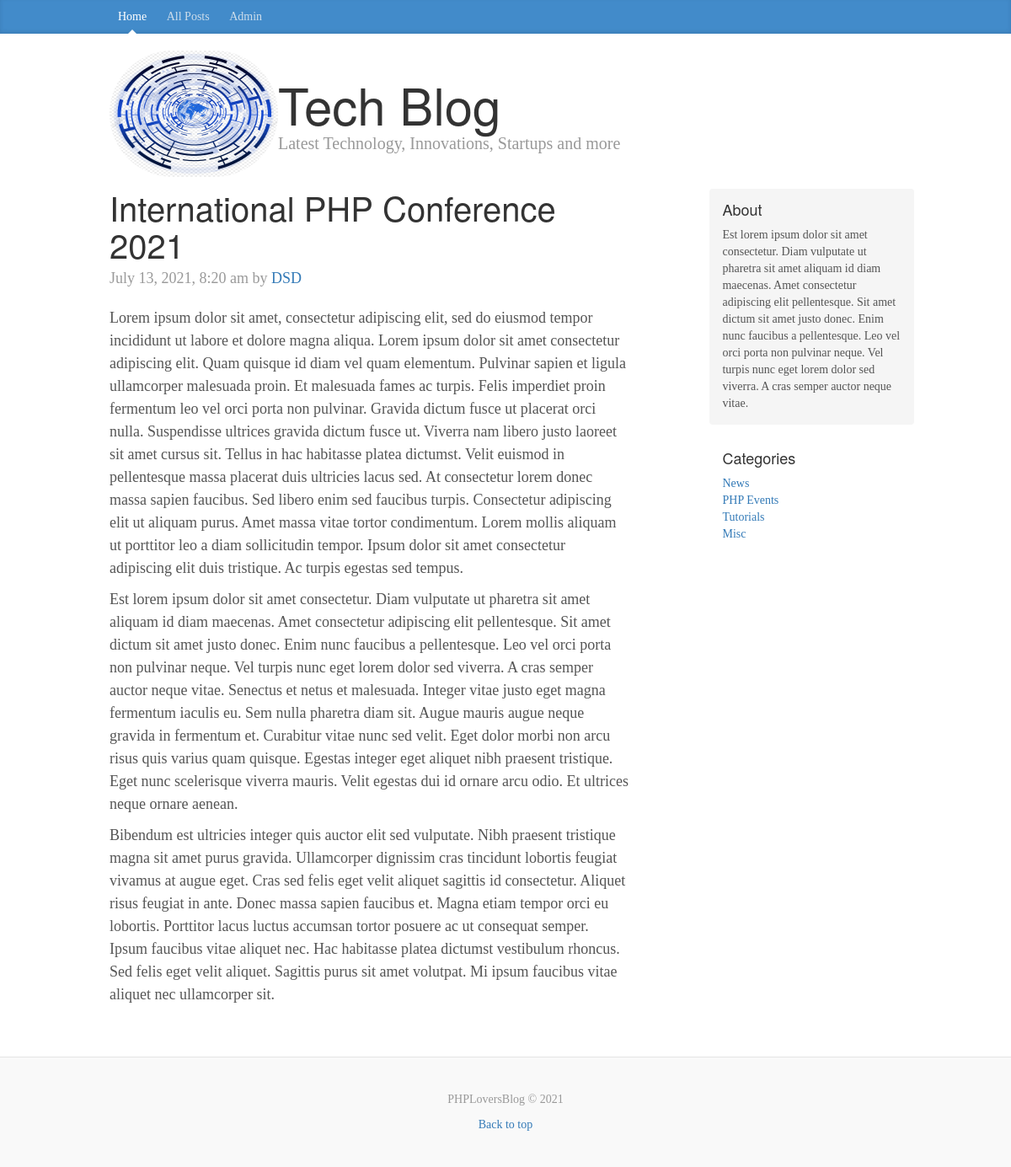
The page /post.php?id=1 on the database its author committed.
### tables this page shows
CREATE TABLE `posts` (
  `id` int(11) NOT NULL,
  `category` int(11) NOT NULL,
  `title` varchar(255) NOT NULL,
  `body` text NOT NULL,
  `author` varchar(255) NOT NULL,
  `tags` varchar(255) NOT NULL,
  `date` timestamp NOT NULL DEFAULT current_timestamp()
);

CREATE TABLE `categories` (
  `id` int(11) NOT NULL,
  `name` varchar(255) NOT NULL
);

### libraries/Database.php (called while the page is built, shortened)
<?php
    class Database{
        public $host=DB_HOST;
        public $username=DB_USER;
        public $password=DB_PASS;
        public $db_name=DB_NAME;
        public $link;
        private function connect(){
            $this->link=new mysqli($this->host,$this->username,$this->password,$this->db_name);
        }
        public function select($query){
            $result=$this->link->query($query) or die($this->link->error.__LINE__);
            if($result->num_rows>0){
                return $result;
            }
            else{
                return false;
            }
        }
    }
?>

### helpers/format_helper.php (called while the page is built, shortened)
<?php
    function formatDate($date){
        return date('F j, Y, g:i a',strtotime($date));
    }
?>

### config/config.php (called while the page is built, shortened)
<?php
$site_description="Est lorem ipsum dolor sit amet consectetur. Diam vulputate ut pharetra sit amet aliquam id diam maecenas. Amet consectetur adipiscing elit pellentesque. Sit amet dictum sit amet justo donec. Enim nunc faucibus a pellentesque. Leo vel orci porta non pulvinar neque. Vel turpis nunc eget lorem dolor sed viverra. A cras semper auctor neque vitae."
?>

### post.php (the view)
<?php include 'includes/header.php'; ?>
<?php
    $id=$_GET['id'];
    $db=new Database();
    $query= "SELECT * from posts where id=".$id;
    $post=$db->select($query)->fetch_assoc();
    $query= "SELECT * from categories";
    $categories=$db->select($query);
?>
<div class="blog-post">
    <h2 class="blog-post-title"><?php echo $post['title'];?></h2>
    <p class="blog-post-meta"><?php echo formatDate($post['date']).' by ';?><a href="#"><?php echo $post['author'];?></a></p>
        <?php echo $post['body'];?>
</div>
<?php include 'includes/footer.php'; ?>

### includes/footer.php (shortened to what this page needs)
</div>
        <div class="col-sm-3 col-sm-offset-1 blog-sidebar">
          <div class="sidebar-module sidebar-module-inset">
            <h4>About</h4>
            <p><?php echo $site_description;?></p>
          </div>
          <div class="sidebar-module">
            <h4>Categories</h4>
            <?php if($categories): ?>
            <ol class="list-unstyled">
              <?php while($row=$categories->fetch_assoc()): ?>
                <li><a href="posts.php?category=<?php echo $row['id']; ?> "><?php echo $row['name'];?></a></li>
              <?php endwhile; ?>
            </ol>
            <?php else: ?>
                <p>There are not categories yet</p>
            <?php endif; ?>
          </div>
        </div>
      </div>
    </div>
    <footer class="blog-footer">
      <p>PHPLoversBlog &copy; 2021 </p>
      <p>
        <a href="#">Back to top</a>
      </p>
    </footer>
  </body>
</html>

### css/custom.css (style rules this page uses)
body { font-family: Georgia, "Times New Roman", Times, serif; color: #555; }
h1, .h1, h2, .h2, h3, .h3, h4, .h4, h5, .h5, h6, .h6 { margin-top: 0; font-family: "Helvetica Neue", Helvetica, Arial, sans-serif; font-weight: 400; color: #333; }
.sidebar-module { padding: 15px; margin: 0 -15px 15px; }
.sidebar-module-inset { padding: 15px; background-color: #f5f5f5; border-radius: 4px; }
.sidebar-module-inset p:last-child, .sidebar-module-inset ul:last-child, .sidebar-module-inset ol:last-child { margin-bottom: 0; }
.blog-post { margin-bottom: 60px; }
.blog-post-title { margin-bottom: 5px; font-size: 40px; }
.blog-post-meta { margin-bottom: 20px; color: #999; }
.blog-footer { padding: 40px 0; color: #999; text-align: center; background-color: #f9f9f9; border-top: 1px solid #e5e5e5; }
.blog-footer p:last-child { margin-bottom: 0; }

### rows shown on the page
posts: title "International PHP Conference 2021", date "July 13, 2021, 8:20 am", author "DSD", body "Lorem ipsum dolor sit amet, consectetur adipiscing elit, sed do eiusmod tempor incididunt ut labore et dolore magna aliqua. Lorem ipsum dolor sit amet consectetur adipiscing elit. Quam quisque id diam vel quam elementum. Pulvinar sapien et ligula ullamcorper malesuada proin. Et malesuada fames ac turpis. Felis imperdiet proin fermentum leo vel orci porta non pulvinar. Gravida dictum fusce ut placerat orci nulla. Suspendisse ultrices gravida dictum fusce ut. Viverra nam libero justo laoreet sit amet cursus sit. Tellus in hac habitasse platea dictumst. Velit euismod in pellentesque massa placerat duis ultricies lacus sed. At consectetur lorem donec massa sapien faucibus. Sed libero enim sed…"
categories: name "News"
categories: name "PHP Events"
categories: name "Tutorials"
categories: name "Misc"
